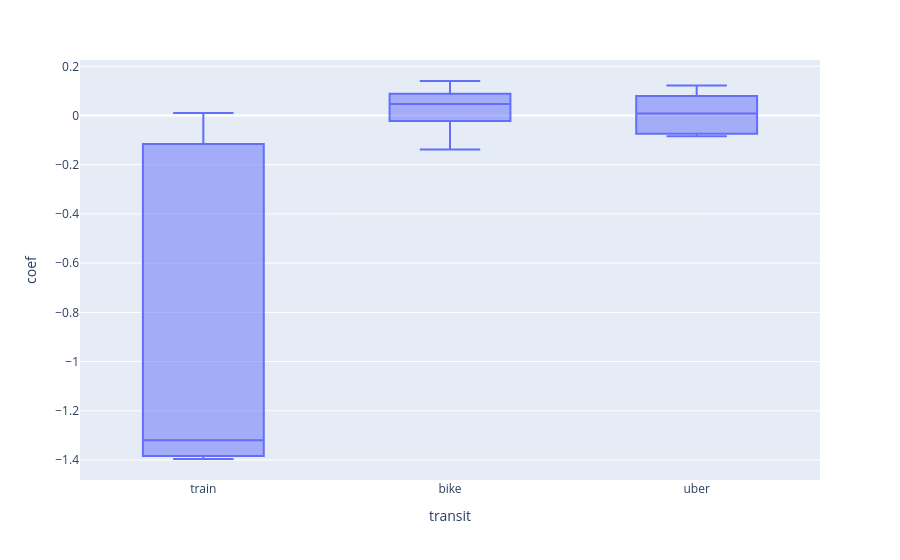

Notebook cell for this chart:
### Code cell
main_effect = pd.concat([
    train_pt_model.params[train_pt_model.params.index.str.startswith('UCMP:C(pre)')],
    bike_pt_model.params[bike_pt_model.params.index.str.startswith('UCMP:C(pre)')],
    uber_pt_model.params[uber_pt_model.params.index.str.startswith('UCMP:C(pre)')]],
    keys=['train','bike','uber'], names=['transit']).reset_index('transit')
main_effect = main_effect.rename(columns={0:'coef'})
px.box(main_effect, x='transit',y='coef')

### Figure 1 — Plotly figure (JSON) as saved in the notebook; plotly's stock layout.template omitted (floating-point values rounded to 4 significant figures)
{"data": [{"alignmentgroup": "True", "hovertemplate": "transit=%{x}<br>coef=%{y}<extra></extra>", "legendgroup": "", "marker": {"color": "#636efa"}, "name": "", "notched": false, "offsetgroup": "", "orientation": "v", "showlegend": false, "x": ["train", "train", "train", "train", "train", "train", "train", "train", "bike", "bike", "bike", "bike", "bike", "bike", "bike", "bike", "uber", "uber", "uber", "uber", "uber", "uber", "uber", "uber"], "x0": " ", "xaxis": "x", "y": [0.01067, -1.348, -1.392, -1.375, -1.396, -1.291, -0.1218, -0.1089, 0.1032, -0.1382, -0.07777, 0.03297, 0.05749, 0.07477, 0.1404, 0.03534, 0.01778, -0.06908, 0.1224, -0.08396, -0.0789, 0.08781, -0.0007704, 0.07053], "y0": " ", "yaxis": "y", "type": "box"}], "layout": {"xaxis": {"anchor": "y", "domain": [0.0, 1.0], "title": {"text": "transit"}}, "yaxis": {"anchor": "x", "domain": [0.0, 1.0], "title": {"text": "coef"}}, "legend": {"tracegroupgap": 0}, "margin": {"t": 60}, "boxmode": "group"}}
